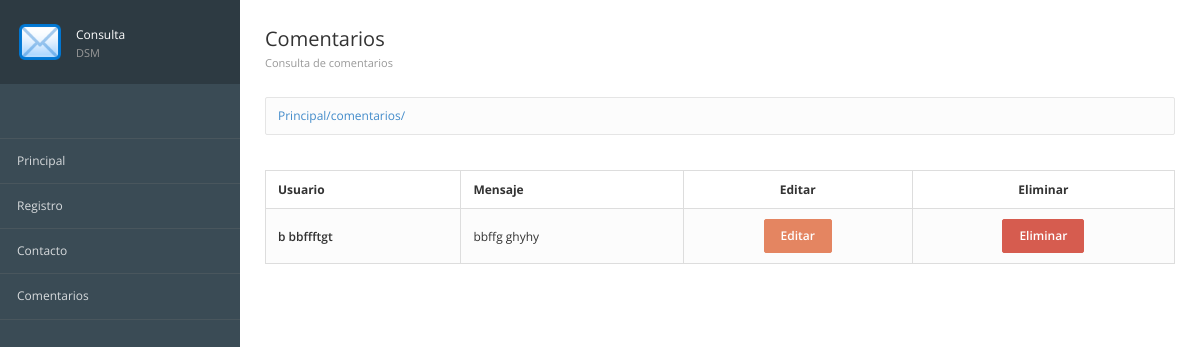
The page /comentarios/ on the database as committed earlier.
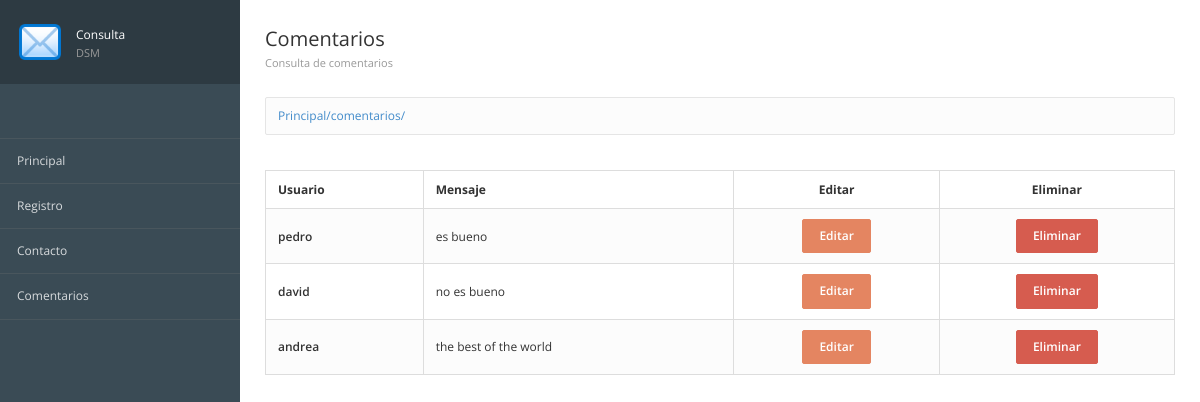
The same page on the database as committed later.
### registros/models.py (models this page shows, shortened)
class ComentarioContacto(models.Model):
    id = models.AutoField(primary_key=True,verbose_name="Clave")
    usuario = models.TextField(verbose_name="Alumno")
    mensaje = models.TextField(verbose_name="Comentario")
    created = models.DateTimeField(auto_now_add=True,verbose_name="Registrado")
    class Meta:
        verbose_name = "Comentario Contacto"
        verbose_name_plural = "Comentarios Contactos"
        ordering = ["-created"]

### registros/views.py (the view)
# urls.py: path('comentarios/',views_registros.ComentariosContacto, name ="consultarComentarios"),
def ComentariosContacto(request):
    comentarios=ComentarioContacto.objects.all()
    return render(request,'registros/consultarComentarios.html',{'comentarios':comentarios})

### registros/templates/registros/consultarComentarios.html (shortened to what this page needs)
{%extends "inicio/encabezado.html"%}
{%load static%}
{%block imagen%}
{%static 'inicio/images/correo.png'%}
{%endblock%}
{%block tituloMenu%}
Consulta<span>DSM</span>
{%endblock%}
{%block Encabezado%}
<div class="page-header">
  <div class="page-title">
    <h3>Comentarios
      <small>Consulta de comentarios</small></h3>
  </div>
</div>
{%endblock%}
{% block contenido%}
<table name= "comentarios" class="table table-bordered table-striped">
  <thead>
    <tr>
      <th>Usuario</th>
      <th>Mensaje</th>
      <th class="text-center">Editar</th>
      <th class="text-center">Eliminar</th>
    </tr>
  </thead>
  <tbody>
    {% for comentario in comentarios %}
    <tr>
      <td class="text-semibold">{{comentario.usuario}}</td>
      <td class="muted">{{comentario.mensaje}}</td>
      <td class="text-center"><a href="{%url 'consultarComentario' comentario.id%}"  class="btn btn-warning" >Editar</a></td>
      <td class="text-center"><a href="{%url 'Eliminar' comentario.id%}"  class="btn btn-danger" >Eliminar</a></td>
    </tr>
    {% endfor %}
  </tbody>
</table>
{%endblock%}

Rows that differ between the two databases and show on the page:
added ComentarioContacto: usuario "pedro", mensaje "es bueno"
added ComentarioContacto: usuario "david", mensaje "no es bueno"
changed ComentarioContacto: usuario "b bbffftgt" → "andrea"; mensaje "bbffg ghyhy" → "the best of the world"
